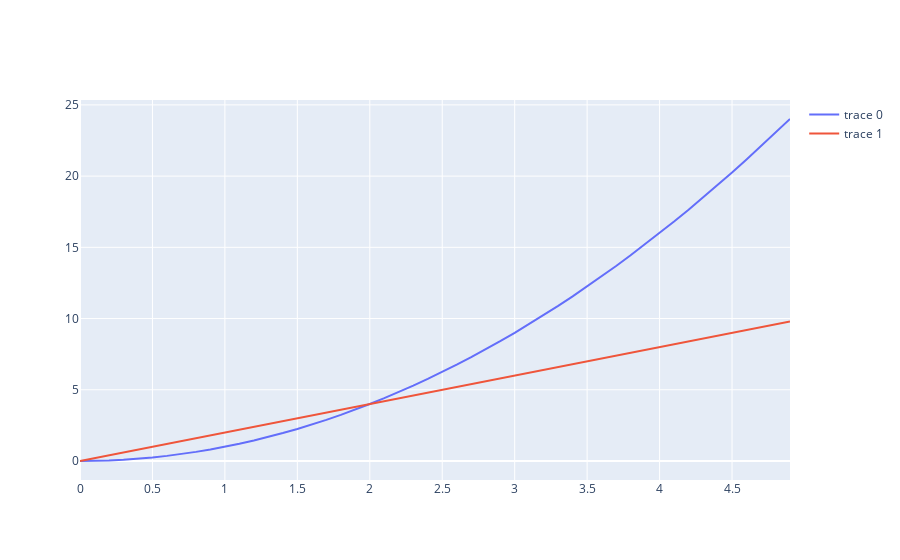

Source (notebook cell):
### Code cell
fig = go.Figure()
fig.add_trace(go.Scatter(x=x, y=f(x)))
fig.add_trace(go.Scatter(x=x, y=x*2))
fig.show()
